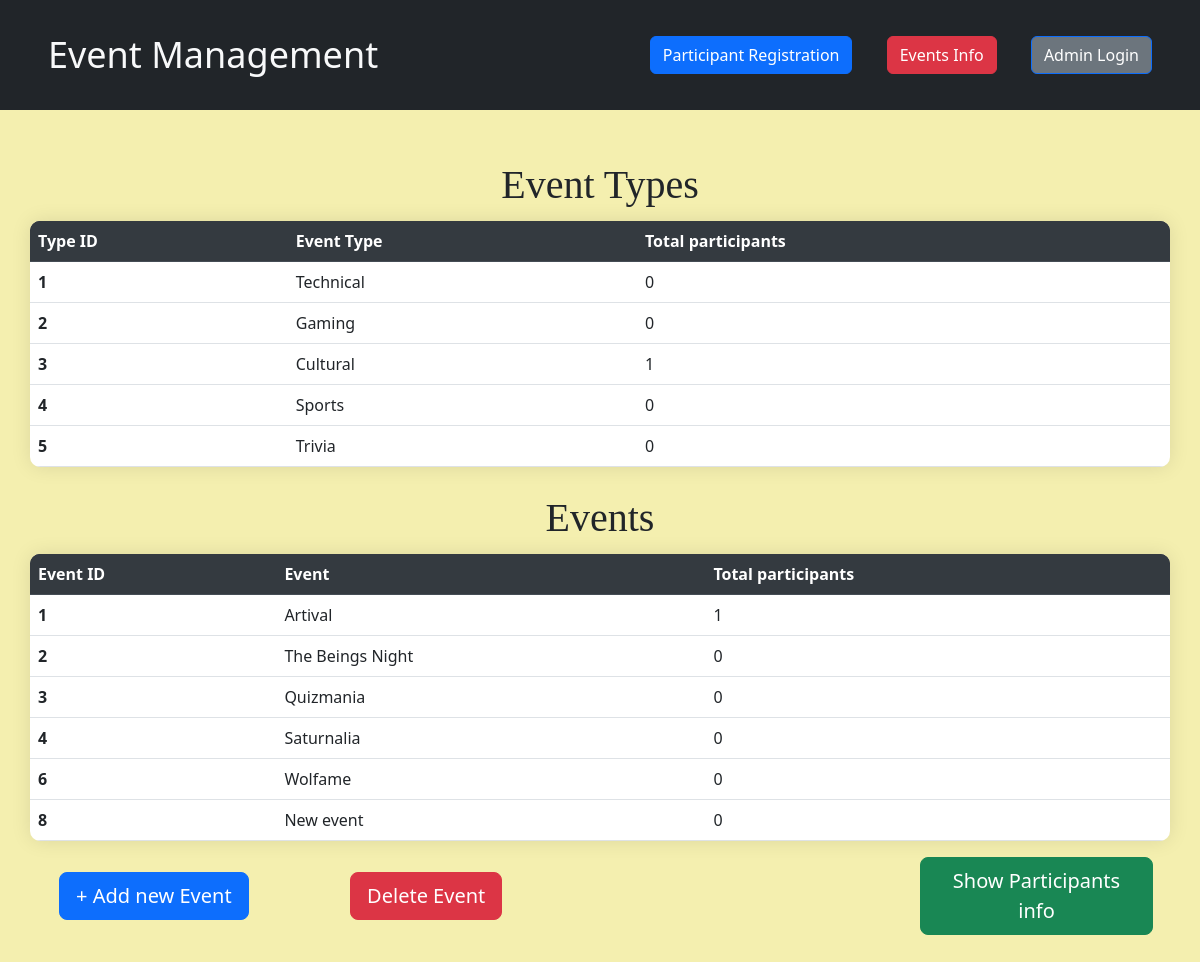
/eventType, run on an earlier commit of the app's database.
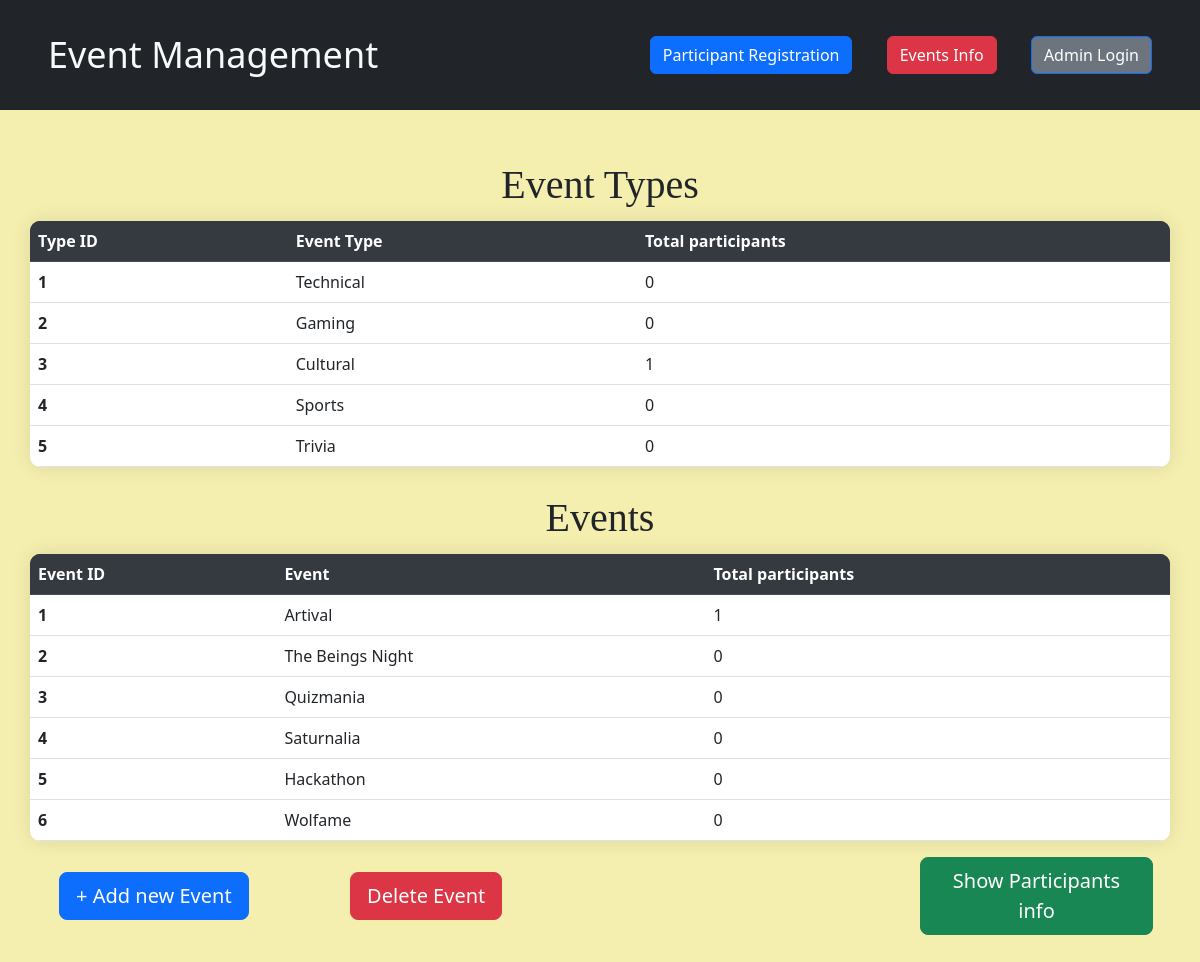
And on a later commit of the database.
### tables this page shows
CREATE TABLE `event_type` (
  `type_id` INTEGER PRIMARY KEY AUTOINCREMENT,
  `type_title` TEXT NOT NULL
);

CREATE TABLE `events` (
  `event_id` INTEGER PRIMARY KEY AUTOINCREMENT,
  `event_title` VARCHAR(100) NOT NULL,
  `event_price` INTEGER NOT NULL,
  `participants` INTEGER NOT NULL,
  `type_id` INTEGER NOT NULL,
  `venue_id` INTEGER NOT NULL,
  `date` DATE NOT NULL,
  FOREIGN KEY (`type_id`) REFERENCES event_type(`type_id`),
  FOREIGN KEY (`venue_id`) REFERENCES venue(`venue_id`)
);

### app.py (the view, shortened to what this page needs)
@app.route('/eventType', methods=['GET', 'POST'])
def getEvents():
    eventTypes = runQuery("SELECT *,(SELECT COUNT(*) FROM participants AS P WHERE T.type_id IN (SELECT type_id FROM events AS E WHERE E.event_id = P.event_id ) ) AS COUNT FROM event_type AS T;")
    events = runQuery("SELECT event_id, event_title, (SELECT COUNT(*) FROM participants AS P WHERE P.event_id = E.event_id ) AS count FROM events AS E;")
    types = runQuery("SELECT * FROM event_type;")
    venue = runQuery("SELECT * FROM venue")
    return render_template('events.html', events=events, eventTypes=eventTypes, types=types, venues=venue)

### app.py (called while the page is built)
def runQuery(query, params=()):
    try:
        conn = sqlite3.connect('event_details.db')
        cursor = conn.cursor()
        cursor.execute(query, params)
        conn.commit()
        res = cursor.fetchall()
        conn.close()
        return res
    except Exception as e:
        print(e)
        return []

### templates/events.html (shortened to what this page needs)
<!DOCTYPE html>
<html lang="en">
<head>
    <link href="https://cdn.jsdelivr.net/npm/bootstrap@5.2.2/dist/css/bootstrap.min.css" rel="stylesheet"
>
</head>
<body style="background-color:#F4EFAF;">
    <div>
        <nav
          class="navbar navbar-light bg-dark justify-content-between text-light px-5 fixed-top"
          style="height: 110px"
        >
          <a class="navbar-brand text-light" style="font-size:36px;" href="/">Event Management</a>
          <form class="form-inline">
            <a
              href="/registration"
              class="btn btn-outline-primary my-2 my-sm-0 bg-primary text-white"
              style="margin-right:30px;position:relative"
              type="submit"
              >Participant Registration</a
            >
            <a
              href="/eventinfo"
              class=" btn btn-outline-danger my-2 my-sm-0 bg-danger text-white "
              style="margin-right:30px;position:relative"
              type="submit"
              >Events Info</a
            >
            <a
              href="/admin"
              class="btn btn-outline-primary my-2 my-sm-0 bg-secondary text-white"
              type="submit"
              >Admin Login</a
            >
          </form>
        </nav>
      </div>
    <div style="background-color:#F4EFAF;height: 70px;align-items: center; display: flex; justify-content: center;"
        class="text-light">
        <h1>Event Administrator</h1>
    </div>
    <div style="padding-top: 50px; margin: 30px;">
        <div style=" align-items: center; display: flex; justify-content: center;">
            <h1 style="text-align:center;font-family:poppins;margin-top:1%; margin-bottom: 1%;">Event Types</h1>
        </div>
        <table class="table">
            <thead class="thead-dark bg-dark text-light">
                <tr>
                    <th scope="col">Type ID</th>
                    <th scope="col">Event Type</th>
                    <th scope="col">Total participants</th>
                </tr>
            </thead>
            <tbody>
                {% for event in eventTypes %}
                <tr>
                    <th scope="row">{{event[0]}}</th>
                    <td>{{event[1]}}</td>
                    <td>{{event[2]}}</td>
                </tr>
                {% endfor %}
            </tbody>
        </table>
        <div style=" align-items: center; display: flex; justify-content: center;">
            <h1 style="text-align:center;font-family:poppins;margin-top:1%; margin-bottom: 1%;">Events</h1>
        </div>
        <table class="table">
            <thead class="thead-dark bg-dark text-light">
                <tr>
                    <th scope="col">Event ID</th>
                    <th scope="col">Event</th>
                    <th scope="col">Total participants</th>
                </tr>
            </thead>
            <tbody>
                {% for eve in events %}
                <tr>
                    <th scope="row">{{eve[0]}}</th>
                    <td>{{eve[1]}}</td>
                    <td>{{eve[2]}}</td>
                </tr>
                {% endfor %}
            </tbody>
        </table>
        <div class="row" style="align-items: center;display: flex; justify-content: center;">
            <div class="col-md-3" >
                <button id="addbtn" type="button" class="mb-5 btn btn-primary btn-lg" >
                    + Add new Event
                </button>
            </div>
            <div class="col-md-6"id="deldiv" >
                <button id="delbtn" type="button" class="mb-5 btn btn-danger btn-lg">
                    Delete Event
                </button>
            </div>
            <div class="col-md-9" style="display:contents">
                <a  href="/participants" style="width:20% ;" id="pbtn" class=" mb-5 btn btn-success btn-lg">
                    Show Participants info
                </a>
            </div>
        </div>
    </div>
</body>
</html>

What changed in the data, as far as the page shows it:
removed events: event_id "8", event_title "New event", eve "0"
added events: event_id "5", event_title "Hackathon", eve "0"
